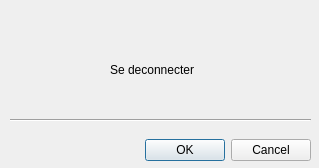
<?xml version="1.0" encoding="UTF-8"?>
<ui version="4.0">
 <class>confirmBox</class>
 <widget class="QDialog" name="confirmBox">
  <property name="geometry">
   <rect>
    <x>0</x>
    <y>0</y>
    <width>319</width>
    <height>168</height>
   </rect>
  </property>
  <property name="minimumSize">
   <size>
    <width>319</width>
    <height>168</height>
   </size>
  </property>
  <property name="maximumSize">
   <size>
    <width>319</width>
    <height>168</height>
   </size>
  </property>
  <property name="windowTitle">
   <string>Dialog</string>
  </property>
  <widget class="QDialogButtonBox" name="buttonBox">
   <property name="geometry">
    <rect>
     <x>90</x>
     <y>130</y>
     <width>221</width>
     <height>41</height>
    </rect>
   </property>
   <property name="orientation">
    <enum>Qt::Horizontal</enum>
   </property>
   <property name="standardButtons">
    <set>QDialogButtonBox::Cancel|QDialogButtonBox::Ok</set>
   </property>
  </widget>
  <widget class="QLabel" name="label">
   <property name="geometry">
    <rect>
     <x>110</x>
     <y>60</y>
     <width>121</width>
     <height>20</height>
    </rect>
   </property>
   <property name="text">
    <string>Se deconnecter</string>
   </property>
  </widget>
  <widget class="Line" name="line">
   <property name="geometry">
    <rect>
     <x>10</x>
     <y>110</y>
     <width>301</width>
     <height>20</height>
    </rect>
   </property>
   <property name="orientation">
    <enum>Qt::Horizontal</enum>
   </property>
  </widget>
 </widget>
 <resources/>
 <connections>
  <connection>
   <sender>buttonBox</sender>
   <signal>accepted()</signal>
   <receiver>confirmBox</receiver>
   <slot>accept()</slot>
   <hints>
    <hint type="sourcelabel">
     <x>248</x>
     <y>254</y>
    </hint>
    <hint type="destinationlabel">
     <x>157</x>
     <y>274</y>
    </hint>
   </hints>
  </connection>
  <connection>
   <sender>buttonBox</sender>
   <signal>rejected()</signal>
   <receiver>confirmBox</receiver>
   <slot>reject()</slot>
   <hints>
    <hint type="sourcelabel">
     <x>316</x>
     <y>260</y>
    </hint>
    <hint type="destinationlabel">
     <x>286</x>
     <y>274</y>
    </hint>
   </hints>
  </connection>
 </connections>
</ui>
